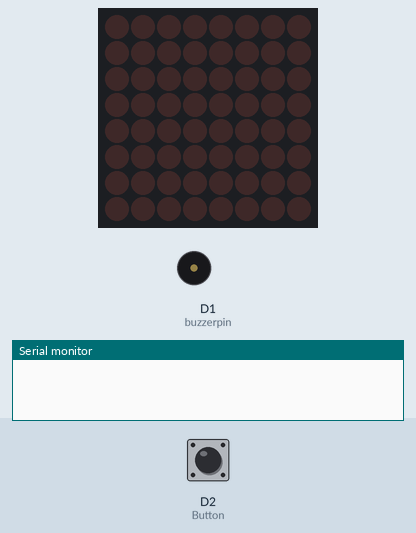
This sketch was run on a simulated ESP8266 (NodeMCU). On the bench: 8×8 LED matrix, buzzer (waves = sounding), the last lines printed to the serial monitor. The inputs (shaded band) are chosen by the test bench; at power-on: D2 (Button) LOW. EEPROM starts erased.

Above: at 1.2 s.
1.3 s: D2 (Button) pulled HIGH for 0.15 s
At 2.5 s:
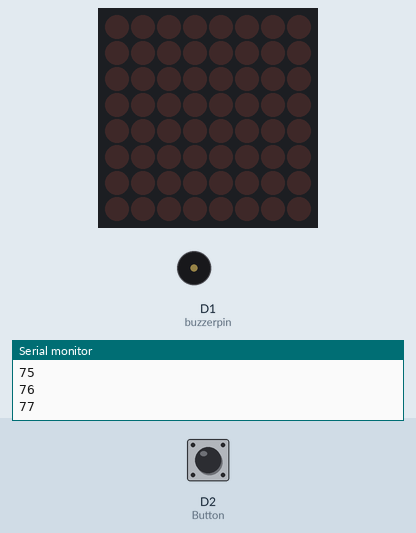
3.1 s: D2 (Button) pulled HIGH for 1 s
At 4.6 s:
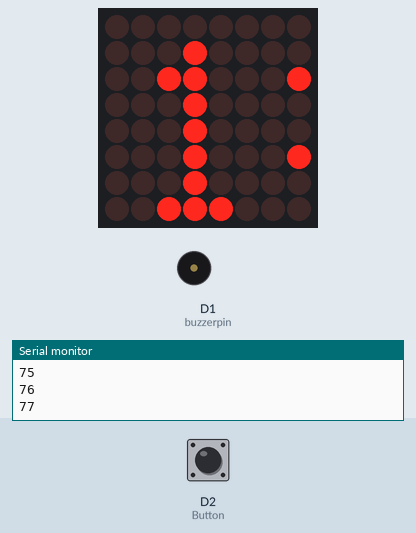
4.7 s: D2 (Button) driven HIGH
7.7 s: D2 (Button) driven LOW
At 7.85 s:
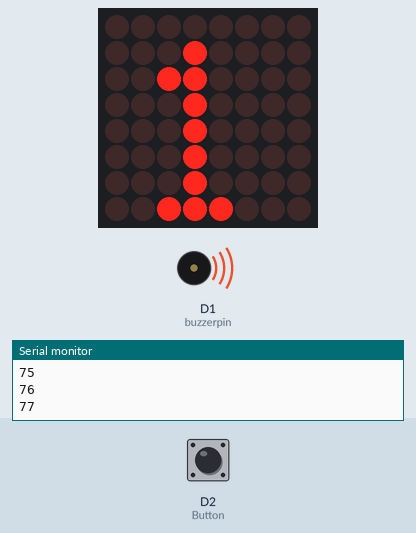
Timing chart, 0 to 10.7 s (numbered marks = the images above; inputs shaded):
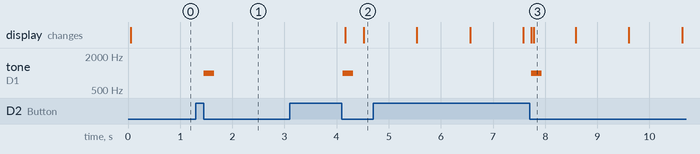

The sketch:

button_press_v2.ino
```cpp
#include <Adafruit_GFX.h>
#include <Max72xxPanel.h>
#include <EEPROM.h>
#include <SPI.h>

#define Button 4
#define buzzerpin D1

Max72xxPanel matrix = Max72xxPanel(D8, 1, 1);


int buttonState=0;    // Состояние кнопки
int Timer;            // Настройки таймера
long currentTime;     // Переменная текущего системного врмемени
long StartTime;       // Время запуска устройства
int FirstPress=0;
int DeviceMode =1;    // Режим работы устройства. 0 таймер работает. 1 Пауза. 2 режим настройки таймера.
int ButtonPressed=0;
int PressLong=0;      // Признак было ли последний раз длительное нажатие или нет.
long ButtonTime;
int InitialTimer[11] ={30,60,120,180,240,300,360,420,480,540,600}; // Массив с вариантами значение таймера в сек.
long LastTimerTime;  // Отсчет 1ой секунды для шага таймера.
int InitialTimerkey =1;
int InitialTimerkeyOld =1;
int ShowTimer;
char ShowTimerChar[10] = {'0','1','2','3','4','5','6','7','8','9'};
int key;

unsigned long ticker_next;
String tape = "Hello from RobotClass!";
int spacer = 1;
int width = 5 + spacer;

const byte ten[8] = {
    0b11111010,
    0b10001011,
    0b10001010,
    0b10001010,
    0b10001010,
    0b10001010,
    0b10001010,
    0b11111010,
};
const byte half[8] = {
    0b10000010,
    0b01000011,
    0b00100010,
    0b01110010,
    0b10011010,
    0b01000100,
    0b00100010,
    0b11110001,
};

void setup()
{
matrix.setIntensity(4);

EEPROM.begin(64);
int InitialTimerkey =EEPROM.read(0);
InitialTimerkeyOld=InitialTimerkey;

  Serial.begin(115200);
  pinMode(Button, INPUT);
  StartTime = millis();
  Timer=InitialTimer[InitialTimerkey];


//чтение таймера из  EPPROM

// Serial.print("EEPROM: ");
// Serial.println(myInteger);
}

//void handleTicker(){
//    for ( int i = 0 ; i < width * tape.length() + matrix.width() - 1 - spacer; i++ ) {
//        matrix.fillScreen(LOW);
//
//        int letter = i / width;
//        int x = (matrix.width() - 1) - i % width;
//        int y = (matrix.height() - 8) / 2;
//
//        while ( x + width - spacer >= 0 && letter >= 0 ) {
//            if ( letter < tape.length() ) {
//                matrix.drawChar(x, y, tape[letter], HIGH, LOW, 1);
//            }
//            letter--;
//            x -= width;
//        }
//
//        matrix.write();
//        delay(50);
//    }
//}

void loop()
{
    delay(50);

// Показываю цифры на экране сколько минут.
ShowTimer=int(Timer/60);
if (ShowTimer>=1  and ShowTimer<10 ) {
matrix.drawChar (1,1,ShowTimerChar[ShowTimer], HIGH,LOW,1);
}

// Если 10 минут, то рисую цифру отдельно.
if (ShowTimer==10)
   for ( int y = 0; y < 8; y++ ) {
        for ( int x = 0; x < 8; x++ ) {
           matrix.drawPixel(x, y, ten[y] & (1<<x));
        }
   }

// Если 30 секунд, то рисую 1/2.
 if (InitialTimerkey==0 )
   for ( int y = 0; y < 8; y++ ) {
        for ( int x = 0; x < 8; x++ ) {
           matrix.drawPixel(x, y, half[y] & (1<<x));
        }
   }


    buttonState = digitalRead(Button);
    currentTime = millis();
    if (buttonState ==1)
     {

      if (ButtonPressed==0)
         {
            ButtonPressed=1;
            ButtonTime = millis();
         } else
                {
                if (currentTime >= ButtonTime+3000) // проверяю что кнопка удерживалась 3 сек
                   {
                        PressLong=1;
                        if (InitialTimerkey!=InitialTimerkeyOld)
                                                    {
                                                                       // Запись тайемра в EPPROM
                                                                        EEPROM.write(0, InitialTimerkey);
                                                                       EEPROM.commit();
                                                                       EEPROM.end();
                                                                      Serial.print("-----------------------Запись тайемра в EPPROM ---------------------------------");
                                                      InitialTimerkeyOld=InitialTimerkey;
                                                      matrix.fillScreen(LOW);
                                                      matrix.write();
                                                         for (int freq = 1000; freq > 500; freq=freq-10) {
                                                          tone(buzzerpin,freq,100);
                                                          delay(5);
                                                          }
                                                    }

                        if (currentTime <= StartTime+6000)  // проверяю что кнопка удерживалась 3 сек в течении 6  сек с момента запуска устройства b n
                                {

                                                            DeviceMode=2;
                                                           tone(buzzerpin,500,500);
                                                           delay(500);


                                 } else
                                          {

                                                            DeviceMode=1;
                                                            tone(buzzerpin,1000,500);
                                                            delay(100);
                                                         ;
                                                            }

                   } else
                       {
                           PressLong=0;
                       }
                }
        FirstPress =1;
     }
    if (buttonState==0)
    {

       if (FirstPress==1 and PressLong==0 and DeviceMode!=2 and ButtonPressed==1) // Если первое нажатие уже было, это короткое нажатие, режим не настройки и кнопка перед этим была нажата, то
          {
             if (DeviceMode==0) { // если мы в режиме отчета то просто сбрасываем таймер на максимум
              Timer=InitialTimer[InitialTimerkey];
               tone(buzzerpin,1000,200);
             }
              if (DeviceMode==1 ) {

              DeviceMode=0;
              tone(buzzerpin,1000,200);
             }
            matrix.fillScreen(LOW);
            matrix.write();
           }
    if (DeviceMode==2 and PressLong==0 and ButtonPressed==1)
        {
           if (InitialTimerkey < sizeof(InitialTimer)/sizeof(InitialTimer[0])-1) {
                    InitialTimerkey=InitialTimerkey+1;
                    Timer=InitialTimer[InitialTimerkey];
                    }else
                       {
                        InitialTimerkey=0;
                        Timer=InitialTimer[InitialTimerkey];
                        }
           matrix.fillScreen(LOW);
           matrix.write();
        }


    ButtonPressed =0;
    }

    if (DeviceMode==0)
     {
         if (currentTime >= LastTimerTime+1000)  { // Проверяю прошла ли 1 сек для отсчета таймера
          Timer=Timer-1;


            if (ShowTimer>=1  and ShowTimer<10 ) {
                if (key==0x1) {
                  key=0x0;
                  }else {
                    key=0x1;
                  }
             matrix.drawPixel(7, 2, key);
             matrix.drawPixel(7, 5, key);
                  }else  {
                    key=0x0;
                  }
            if (ShowTimer<1) {

// Отсчет секунд на экране
int k;
   for ( int y = 0; y < 8; y++ ) {
        for ( int x = 0; x < 8; x++ ) {
            k=k+1;
            if (k<=Timer) {
            matrix.drawPixel(x, y, HIGH);
                          } else {
            matrix.drawPixel(x, y, LOW);
                          }
 Serial.print(y);
 Serial.println(x);
                  }
           }
k=0;


                   }

// Сигнал каждую секунду последние 5 секунд.
LastTimerTime=currentTime;
if (Timer >0 and Timer <= 5) {
  tone(buzzerpin,1200,200);
}
// Сигнал по окончанию таймера
if (Timer ==0 ) {
  tone(buzzerpin,200,1000);
  Timer=InitialTimer[InitialTimerkey];
  DeviceMode=1;
}
         }

    }


matrix.write(); // вывод всех пикселей на матрицу

 //   Serial.print("DeviceMode: ");
 //   Serial.println(DeviceMode);
 //   Serial.print("Timer: ");
 //   Serial.println(Timer);
 //   Serial.print("PressLong: ");
 //   Serial.println(PressLong);
 //   Serial.print("FirstPress: ");
//    Serial.println(FirstPress);
 //   Serial.print("InitialTimerkey: ");
//    Serial.println(InitialTimerkey);
//    Serial.print("sizeof(InitialTimer): ");
//    Serial.println(sizeof(InitialTimer)/sizeof(InitialTimer[0])-1);
//   Serial.print("ShowTimer: ");
// Serial.println(ShowTimer);
//    Serial.print("ShowTimerChar: ");
//    Serial.println(ShowTimerChar);
//    Serial.print("Key: ");
//    Serial.println(key);


    }
```

Measured:
- after the input at 1.3 s, tone on D1 (buzzerpin): silent → 1000 Hz after 0.16 s, → silent 0.20 s later
- after the input at 3.1 s, tone on D1 (buzzerpin): silent → 1000 Hz after 1.0 s, → silent 0.20 s later; the display: first changes after 1.1 s (image 2 shows a later state)
- after the input at 7.7 s, tone on D1 (buzzerpin): silent → 1000 Hz after 0.03 s instead of 0.29 s; the display: first differs from a run without the input after 0.08 s (image 3)
- what the display in image 3 shows lasts 0.8 s, from 7.8 s to 8.6 s
